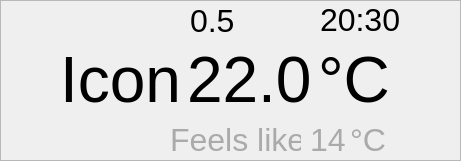
   <widget class="QFrame" name="frame_time_2">
    <property name="geometry">
     <rect>
      <x>1440</x>
      <y>60</y>
      <width>461</width>
      <height>161</height>
     </rect>
    </property>
    <property name="font">
     <font>
      <pointsize>48</pointsize>
      <weight>50</weight>
      <bold>false</bold>
     </font>
    </property>
    <property name="frameShape">
     <enum>QFrame::StyledPanel</enum>
    </property>
    <property name="frameShadow">
     <enum>QFrame::Raised</enum>
    </property>
    <widget class="QLabel" name="wind_speed_label">
     <property name="geometry">
      <rect>
       <x>190</x>
       <y>0</y>
       <width>71</width>
       <height>41</height>
      </rect>
     </property>
     <property name="font">
      <font>
       <pointsize>24</pointsize>
       <weight>50</weight>
       <bold>false</bold>
      </font>
     </property>
     <property name="text">
      <string>0.5</string>
     </property>
    </widget>
    <widget class="QLabel" name="wind_speed_icon_label_2">
     <property name="geometry">
      <rect>
       <x>140</x>
       <y>0</y>
       <width>41</width>
       <height>41</height>
      </rect>
     </property>
     <property name="font">
      <font>
       <pointsize>24</pointsize>
       <weight>50</weight>
       <bold>false</bold>
      </font>
     </property>
     <property name="text">
      <string/>
     </property>
     <property name="pixmap">
      <pixmap>../../../../../.designer/backup/img/wind.png</pixmap>
     </property>
     <property name="scaledContents">
      <bool>true</bool>
     </property>
    </widget>
    <widget class="QLabel" name="sunrise_icon_label">
     <property name="geometry">
      <rect>
       <x>270</x>
       <y>0</y>
       <width>41</width>
       <height>41</height>
      </rect>
     </property>
     <property name="font">
      <font>
       <pointsize>24</pointsize>
       <weight>50</weight>
       <bold>false</bold>
      </font>
     </property>
     <property name="text">
      <string/>
     </property>
     <property name="pixmap">
      <pixmap>../../../../../.designer/backup/img/sunrise.png</pixmap>
     </property>
     <property name="scaledContents">
      <bool>true</bool>
     </property>
    </widget>
    <widget class="QLabel" name="sunrise_time_label">
     <property name="geometry">
      <rect>
       <x>320</x>
       <y>0</y>
       <width>79</width>
       <height>39</height>
      </rect>
     </property>
     <property name="font">
      <font>
       <pointsize>24</pointsize>
       <weight>50</weight>
       <bold>false</bold>
      </font>
     </property>
     <property name="text">
      <string>20:30</string>
     </property>
     <property name="scaledContents">
      <bool>false</bool>
     </property>
    </widget>
    <widget class="QWidget" name="layoutWidget">
     <property name="geometry">
      <rect>
       <x>60</x>
       <y>40</y>
       <width>341</width>
       <height>79</height>
      </rect>
     </property>
     <layout class="QHBoxLayout" name="horizontalLayout">
      <item>
       <widget class="QLabel" name="weather_icon_label">
        <property name="text">
         <string>Icon</string>
        </property>
       </widget>
      </item>
      <item>
       <widget class="QLabel" name="temp_label">
        <property name="text">
         <string>22.0</string>
        </property>
       </widget>
      </item>
      <item>
       <widget class="QLabel" name="label_4">
        <property name="text">
         <string>°C</string>
        </property>
       </widget>
      </item>
     </layout>
    </widget>
    <widget class="QLabel" name="label_5">
     <property name="geometry">
      <rect>
       <x>170</x>
       <y>120</y>
       <width>131</width>
       <height>39</height>
      </rect>
     </property>
     <property name="palette">
      <palette>
       <active>
        <colorrole role="WindowText">
         <brush brushstyle="SolidPattern">
          <color alpha="255">
           <red>170</red>
           <green>170</green>
           <blue>170</blue>
          </color>
         </brush>
        </colorrole>
       </active>
       <inactive>
        <colorrole role="WindowText">
         <brush brushstyle="SolidPattern">
          <color alpha="255">
           <red>170</red>
           <green>170</green>
           <blue>170</blue>
          </color>
         </brush>
        </colorrole>
       </inactive>
       <disabled>
        <colorrole role="WindowText">
         <brush brushstyle="SolidPattern">
          <color alpha="255">
           <red>127</red>
           <green>127</green>
           <blue>127</blue>
          </color>
         </brush>
        </colorrole>
       </disabled>
      </palette>
     </property>
     <property name="font">
      <font>
       <pointsize>24</pointsize>
       <weight>50</weight>
       <bold>false</bold>
      </font>
     </property>
     <property name="text">
      <string>Feels like</string>
     </property>
     <property name="scaledContents">
      <bool>false</bool>
     </property>
    </widget>
    <widget class="QLabel" name="feels_like_label">
     <property name="geometry">
      <rect>
       <x>310</x>
       <y>120</y>
       <width>49</width>
       <height>39</height>
      </rect>
     </property>
     <property name="palette">
      <palette>
       <active>
        <colorrole role="WindowText">
         <brush brushstyle="SolidPattern">
          <color alpha="255">
           <red>170</red>
           <green>170</green>
           <blue>170</blue>
          </color>
         </brush>
        </colorrole>
       </active>
       <inactive>
        <colorrole role="WindowText">
         <brush brushstyle="SolidPattern">
          <color alpha="255">
           <red>170</red>
           <green>170</green>
           <blue>170</blue>
          </color>
         </brush>
        </colorrole>
       </inactive>
       <disabled>
        <colorrole role="WindowText">
         <brush brushstyle="SolidPattern">
          <color alpha="255">
           <red>127</red>
           <green>127</green>
           <blue>127</blue>
          </color>
         </brush>
        </colorrole>
       </disabled>
      </palette>
     </property>
     <property name="font">
      <font>
       <pointsize>24</pointsize>
       <weight>50</weight>
       <bold>false</bold>
      </font>
     </property>
     <property name="text">
      <string>14</string>
     </property>
     <property name="scaledContents">
      <bool>false</bool>
     </property>
    </widget>
    <widget class="QLabel" name="feels_like_C_label">
     <property name="geometry">
      <rect>
       <x>350</x>
       <y>120</y>
       <width>49</width>
       <height>39</height>
      </rect>
     </property>
     <property name="palette">
      <palette>
       <active>
        <colorrole role="WindowText">
         <brush brushstyle="SolidPattern">
          <color alpha="255">
           <red>170</red>
           <green>170</green>
           <blue>170</blue>
          </color>
         </brush>
        </colorrole>
       </active>
       <inactive>
        <colorrole role="WindowText">
         <brush brushstyle="SolidPattern">
          <color alpha="255">
           <red>170</red>
           <green>170</green>
           <blue>170</blue>
          </color>
         </brush>
        </colorrole>
       </inactive>
       <disabled>
        <colorrole role="WindowText">
         <brush brushstyle="SolidPattern">
          <color alpha="255">
           <red>127</red>
           <green>127</green>
           <blue>127</blue>
          </color>
         </brush>
        </colorrole>
       </disabled>
      </palette>
     </property>
     <property name="font">
      <font>
       <pointsize>24</pointsize>
       <weight>50</weight>
       <bold>false</bold>
      </font>
     </property>
     <property name="text">
      <string>°C</string>
     </property>
     <property name="scaledContents">
      <bool>false</bool>
     </property>
    </widget>
   </widget>
